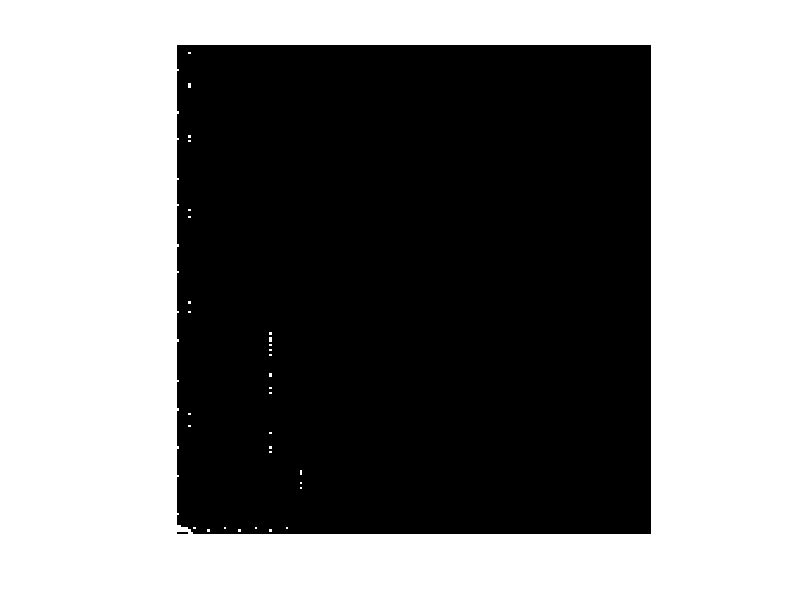

Write MATLAB code to recreate this figure.
##clear all
##
##close all
##
###Creo las matrices constantes
##global g;
##global a;
##global posiciones;
##global vViento;
##global b;
##
##a=zeros(200,200);
##posiciones=zeros(20,2);
##
##posiciones(1,1)=50;
##posiciones(1,2)=50;
##posiciones(2,1)=10;
##posiciones(2,2)=20;
##posiciones(3,1)=30;
##posiciones(3,2)=200;
##
###Muestro el estado inicial del "recipiente"
##imshow(a)
##
###Defino el comportamiento de las particulas
##function particula(iterador, posicionx, posiciony)
##  vViento=10;
##  g=9.8;
##  b=0.05;
##  anguloLanzamiento=45/180;
##  v(1)=0;
##  estaSubiendo=false;
##  j=iterador;
##
##  if(!estaSubiendo)
##  v(instante+1)=g-b*v(instante)+v(instante);%Es el vector de velocidad
##  posicionx=abs(floor(posicionx+v(instante+1)*(sin(anguloLanzamiento))-vViento));
##  posiciony=abs(floor(posiciony+v(instante+1)*(cos(anguloLanzamiento))));
##endif
##
##if(posicionx>=200 || posiciony>=200 || posicionx<=1 || posiciony<=1)
##  v(instante)=-v(instante);
##  v(instante+1)= -b*v(instante)+v(instante)+g;%Es el vector de velocidad
##   if(posiciony>=200)
##   posiciony=200;
##    posicionx=abs(floor(posicionx-v(instante+1)*(sin(anguloLanzamiento)))-vViento);
##    posiciony=abs(floor(posiciony+v(instante+1)*(cos(anguloLanzamiento))));
##
##    if(posicionx>=200)
##    posiciony=200;
##    posicionx=abs(floor(posicionx+v(instante+1)*cos(anguloLanzamiento)+vViento));
##    posiciony=abs(floor(posiciony-v(instante+1)*sin(anguloLanzamiento)));
##    estaSubiendo=true;
##  endif
##
##  if(posicionx<1)
##    posiciony=1;
##    posicionx=abs(floor(posicionx-v(instante+1)*(sin(anguloLanzamiento)))-vViento);
##    posiciony=abs(floor(posiciony-v(instante+1)*(cos(anguloLanzamiento))));
##endif
##
##  if(posiciony<1)
##    posicionx=1;
##    posicionx=abs(floor(posicionx-v(instante+1)*(sin(anguloLanzamiento)))-vViento);
##    posiciony=abs(floor(posiciony-v(instante+1)*(cos(anguloLanzamiento))));
##
##  endif
## endif
##endif
## if(v<=0 & estaSubiendo)
## estaSubiendo=false;
##endif
##
##a(posiciony,posicionx)=255;
##imshow(a);
##pause(0.0001);
##a(posiciony,posicionx)=0;
##endfunction
##
##for i=1:100
## %i es el espacio que recorro en el eje y
## for r=1:length(posiciones)
##   particula(i,posiciones(r,1),posiciones(r,2))
##   endfor
##endfor

#Variables globales
global nParticulas;
global particulas;
global recipiente;
global g;
global b;
global vViento;
global nParticulas;
global tiempoMuestreo;

particulas=struct();
recipiente = zeros(200, 200);
nParticulas= 1;
tiempoMuestreo = 0.001;
vViento = 1;
b = 0.05;
g = 9.82;

#Funcion que permite la creacion de particulas
function crearParticula()
    global nParticulas;
    global particulas;
    particulas(nParticulas).v(1) = 1;
    particulas(nParticulas).estaSubiendo = false;
    particulas(nParticulas).posicionx = 1;
    particulas(nParticulas).posiciony = 1;
    nParticulas+=1;
endfunction

#Funcion que muestra lo que está sucediendo en el recipiente en un instante determinado
function dibujarPantalla(instante)
    global particulas;
    global g;
    global b;
    global vViento;
    global recipiente;
    global tiempoMuestreo;

    for i = 1:rows(particulas)
        if (!particulas(i).estaSubiendo)
            particulas(i).v(instante+1) = g - b * particulas(i).v(instante) + particulas(i).v(instante); %Es el vector de velocidad
            particulas(i).posicionxs = abs(floor(particulas(i).posicionx - vViento));
            particulas(i).posiciony = abs(floor(particulas(i).posiciony + particulas(i).v(instante+1)));
            endif;

            if (particulas(i).posicionx >= 200 || particulas(i).posiciony >= 200 || particulas(i).posicionx <= 1 || particulas(i).posiciony <= 1)
                particulas(i).v(instante)=-particulas(i).v(instante);
                particulas(i).v(instante+1)= -b*particulas(i).v(instante)+particulas(i).v(instante)+g;%Es el vector de velocidad

                if(particulas(i).posiciony>=200)
                particulas(i).posiciony=200;
                particulas(i).posicionx=abs(floor(particulas(i).posicionx-particulas(i).v(instante+1))-vViento);
                particulas(i).posiciony=abs(floor(particulas(i).posiciony+particulas(i).v(instante+1)));
                endif

                if(particulas(i).posicionx>=200)
                particulas(i).posiciony=200;
                particulas(i).posicionx=abs(floor(particulas(i).posicionx+particulas(i).v(instante+1)+vViento));
                particulas(i).posiciony=abs(floor(particulas(i).posiciony-particulas(i).v(instante+1)));
                particulas(i).estaSubiendo=true;
                endif

                if(particulas(i).posicionx<1)
                particulas(i).posiciony=1;
                particulas(i).posicionx=abs(floor(particulas(i).posicionx-particulas(i).v(instante+1))-vViento);
                particulas(i).posiciony=abs(floor(particulas(i).posiciony-particulas(i).v(instante+1)));
                endif
            endif
          endfor
          for r=1:columns(particulas)
          particulas(r).posiciony
            recipiente(particulas(r).posiciony,particulas(r).posicionx)=255;
          endfor
            imshow(recipiente)
            pause(tiempoMuestreo)
            for i = 1:columns(particulas)
                recipiente(particulas(r).posiciony,particulas(r).posicionx)=0;
            endfor
            imshow(recipiente)
        endfunction

#Programa en funcionamiento
for i=1:100
crearParticula();
endfor

for i=1:100
    dibujarPantalla(i);
endfor
